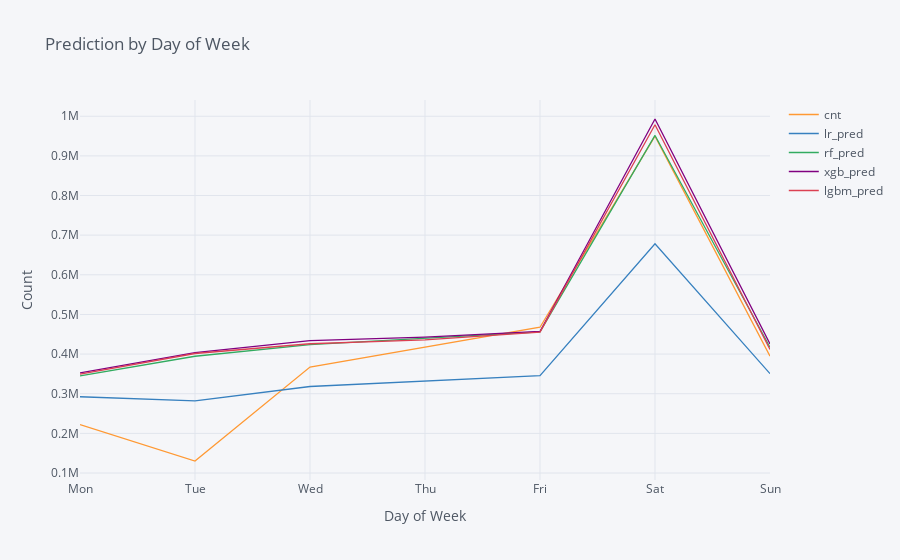

Source (notebook cell):
### Markdown cell above
<img src="https://github.com/jiyoungsim/BigQuery-NYC-Taxi-Demand--EDA-and-Prediction/blob/master/figs/pred_by_hour.png?raw=true">

### Code cell
test_df.groupby('dow')['cnt','lr_pred','rf_pred','xgb_pred','lgbm_pred','zip_code'].sum().rename(index={0:'Mon', 1:'Tue', 2:'Wed', 3:'Thu', 4:'Fri', 5:'Sat', 6:'Sun'}).iplot(kind='scatter', title='Prediction by Day of Week', xTitle='Day of Week', yTitle='Count')

### Figure 1 — Plotly figure (JSON) as saved in the notebook; plotly's stock layout.template omitted (floating-point values rounded to 4 significant figures)
{"data": [{"line": {"color": "rgba(255, 153, 51, 1.0)", "dash": "solid", "shape": "linear", "width": 1.3}, "mode": "lines", "name": "cnt", "text": "", "type": "scatter", "x": ["Mon", "Tue", "Wed", "Thu", "Fri", "Sat", "Sun"], "y": [222332, 130322, 367404, 417795, 467775, 949717, 394938]}, {"line": {"color": "rgba(55, 128, 191, 1.0)", "dash": "solid", "shape": "linear", "width": 1.3}, "mode": "lines", "name": "lr_pred", "text": "", "type": "scatter", "x": ["Mon", "Tue", "Wed", "Thu", "Fri", "Sat", "Sun"], "y": [292400.0, 281900.0, 318200.0, 331500.0, 345500.0, 678300.0, 350700.0]}, {"line": {"color": "rgba(50, 171, 96, 1.0)", "dash": "solid", "shape": "linear", "width": 1.3}, "mode": "lines", "name": "rf_pred", "text": "", "type": "scatter", "x": ["Mon", "Tue", "Wed", "Thu", "Fri", "Sat", "Sun"], "y": [344800.0, 394600.0, 423900.0, 439900.0, 456100.0, 951500.0, 417300.0]}, {"line": {"color": "rgba(128, 0, 128, 1.0)", "dash": "solid", "shape": "linear", "width": 1.3}, "mode": "lines", "name": "xgb_pred", "text": "", "type": "scatter", "x": ["Mon", "Tue", "Wed", "Thu", "Fri", "Sat", "Sun"], "y": [352400.0, 403800.0, 434000.0, 442800.0, 457100.0, 993000.0, 425700.0]}, {"line": {"color": "rgba(219, 64, 82, 1.0)", "dash": "solid", "shape": "linear", "width": 1.3}, "mode": "lines", "name": "lgbm_pred", "text": "", "type": "scatter", "x": ["Mon", "Tue", "Wed", "Thu", "Fri", "Sat", "Sun"], "y": [349600.0, 401500.0, 426000.0, 436000.0, 455400.0, 978400.0, 411400.0]}], "layout": {"legend": {"bgcolor": "#F5F6F9", "font": {"color": "#4D5663"}}, "paper_bgcolor": "#F5F6F9", "plot_bgcolor": "#F5F6F9", "title": {"font": {"color": "#4D5663"}, "text": "Prediction by Day of Week"}, "xaxis": {"gridcolor": "#E1E5ED", "showgrid": true, "tickfont": {"color": "#4D5663"}, "title": {"font": {"color": "#4D5663"}, "text": "Day of Week"}, "zerolinecolor": "#E1E5ED"}, "yaxis": {"gridcolor": "#E1E5ED", "showgrid": true, "tickfont": {"color": "#4D5663"}, "title": {"font": {"color": "#4D5663"}, "text": "Count"}, "zerolinecolor": "#E1E5ED"}}}
